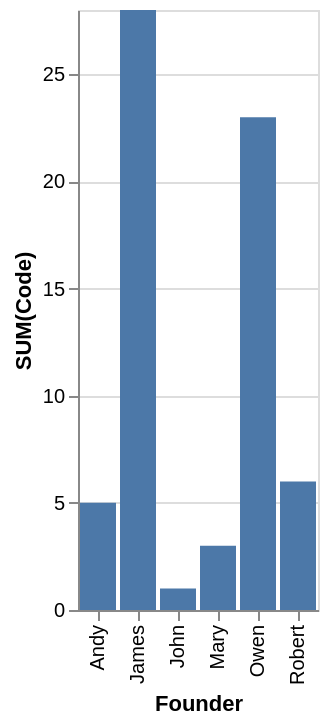

The Vega-Lite source for this figure:
### Vega-Lite specification from a JSON file in a GitHub repository (floating-point values rounded to 4 significant figures)
{"data": {"values": [{"x_data": "Andy", "y_data": 5}, {"x_data": "James", "y_data": 28}, {"x_data": "John", "y_data": 1}, {"x_data": "Mary", "y_data": 3}, {"x_data": "Owen", "y_data": 23}, {"x_data": "Robert", "y_data": 6}]}, "mark": "bar", "encoding": {"x": {"field": "x_data", "type": "nominal", "title": "Founder", "sort": "ascending"}, "y": {"field": "y_data", "type": "quantitative", "title": "SUM(Code)"}}}
